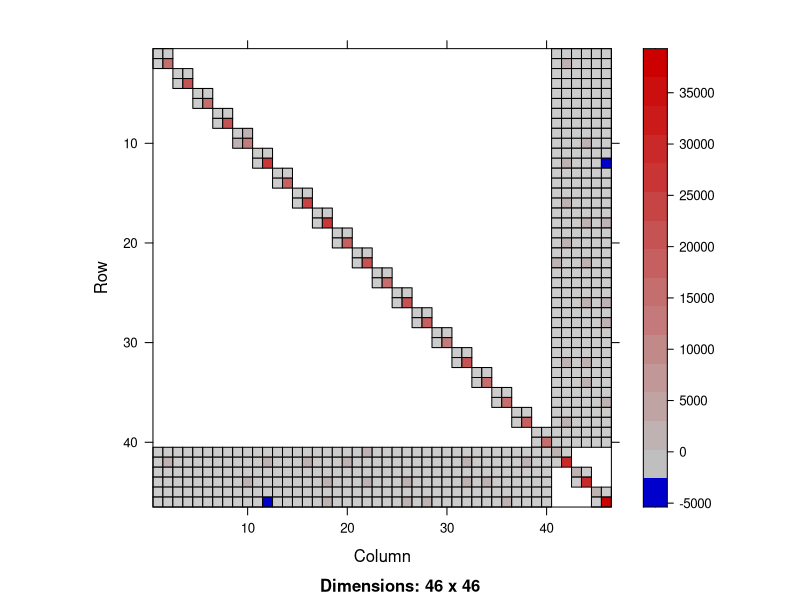

Recreate this plot in R. (Note: this script raises an error after producing the figure.)
library(MASS)
library(Matrix)
library(lme4)

# Say 20 subs, 5 readings each
fS <- gl(20, 50)
JS <- t(as(fS, Class = "sparseMatrix"))
num_s <- 5

# Random intercept and random readings as RFX
XS <- cbind(1,20*rnorm(1000))

# Generate random effects matrix for subject factor
ZS <- t(KhatriRao(t(JS), t(XS)))

# Say 3 sites/groups, subjects randomly scanned at
fG <- as.factor(sample(c(1:3),1000,replace=TRUE))
JG <- t(as(fG, Class = "sparseMatrix"))

# Random intercept and random readings as RFX
XG <- cbind(1,10*rnorm(1000))
num_g <- 2

# Generate random effects matrix for group factor
ZG <- t(KhatriRao(t(JG), t(XG)))

# Construct RFX matrix
Z <- cbind(ZS, ZG)

# Image of Z'Z
image(t(Z)%*%Z)

# Image of Zi'Zi where Z1 is the first 10 rows of Z, 
# z2 is second and so on
#image(t(Z[1:10,])%*%Z[1:10,])
#image(t(Z[11:20,])%*%Z[11:20,])

# Fixed effects matrix
X <- cbind(1, rnorm(1000), rnorm(1000))

# Make RFX variance matrix
cov_s <- matrix(c(2,0.5,0.5,4),nrow=2,ncol=2)
cov_g <- matrix(c(6,0.1,0.1,1),nrow=2,ncol=2)

# Combine to get sparse block diag
sigma <- cov_s
for (i in c(2:20)){
  sigma <- bdiag(sigma, cov_s)
}
for (i in c(1:3)){
  sigma <- bdiag(sigma, cov_g)
}

# Generate b
b <- mvrnorm(n = 1, matrix(0L, nrow = dim(Z)[2], ncol = 1), sigma, tol = 1e-6, empirical = FALSE, EISPACK = FALSE)

# Generate beta
beta <- c(1:3)

# Generate response 
y <- X%*%beta + Z%*%b + rnorm(1000)

#------------------------------------------------------------------------------------------------
# Now to see if lmer can decipher this model
y <- as.matrix(y)

x1 <- as.matrix(X[,1])
x2 <- as.matrix(X[,2])
x3 <- as.matrix(X[,3])

z1 <- as.matrix(XS[,1])
z2 <- as.matrix(XS[,2])
z3 <- as.matrix(XG[,1])
z4 <- as.matrix(XG[,2])

m <- lmer(y ~ x2 + x3 + (z2|fS) + (z4|fG)) #Don't need intercepts in R - automatically assumed

# FFX estimates
fixef(m)
print(beta)

# RFX estimates
ranef(m)
print(t(matrix(b, 2, 23)))

# RFX variances 
as.matrix(Matrix::bdiag(VarCorr(m)))
print(cov_s)
print(cov_g)

summary(m)

# 3 column format for Z
Z_3col<-as.data.frame(summary(Z))
colnames(Z_3col) <- NULL
write.csv(Z_3col,file="./testdata/Z_3col.csv",row.names=FALSE)

sigma_3col<-as.data.frame(summary(sigma))
colnames(sigma_3col) <- NULL
write.csv(sigma_3col,file="./testdata/true_rfxvar_3col.csv",row.names=FALSE)

X <- as.data.frame(X)
colnames(X)<-NULL
write.csv(X,file="./testdata/X.csv",row.names=FALSE)

y <- as.data.frame(y)
colnames(y)<-NULL
write.csv(y,file="./testdata/Y.csv",row.names=FALSE)

beta <- as.data.frame(beta)
colnames(beta)<-NULL
write.csv(beta,file="./testdata/true_beta.csv",row.names=FALSE)


true_rfx <- data.frame(b)
colnames(true_rfx) <- NULL
write.csv(true_rfx,file="./testdata/true_b.csv",row.names=FALSE)

write.csv(c(1),file="./testdata/true_ffxvar.csv",row.names=FALSE)

# Save the estimates as well
rfx_1<-ranef(m)$fS
rfx_2<-ranef(m)$fG
colnames(rfx_1) <- ''
colnames(rfx_2) <- ''
est_rfx <- rbind(rfx_1,rfx_2)
colnames(est_rfx) <- NULL
write.csv(est_rfx,file="./testdata/estd_b.csv",row.names=FALSE)

rfxvar_est <- data.frame(as.matrix(Matrix::bdiag(VarCorr(m))))
colnames(rfxvar_est) <- NULL
write.csv(rfxvar_est,file="./testdata/estd_rfxvar.csv",row.names=FALSE)

est_ffx <- data.frame(fixef(m))
colnames(est_ffx) <- NULL
write.csv(est_ffx,file="./testdata/estd_beta.csv",row.names=FALSE)
